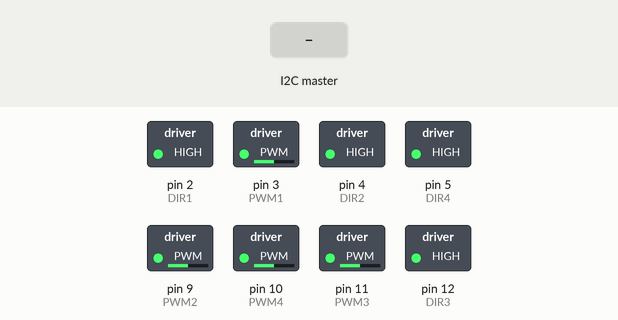
Recording of a sketch running on a simulated Arduino Uno, built with avr-gcc and run on an emulated ATmega328P. Parts: switched loads named in the sketch (green lamp = pin HIGH). The test bench sets the inputs (shaded band). What the sketch prints to the serial monitor is not drawn.

Above: at 3.7 s.
3.8 s: the I2C master sends the byte 90
At 4.2 s:
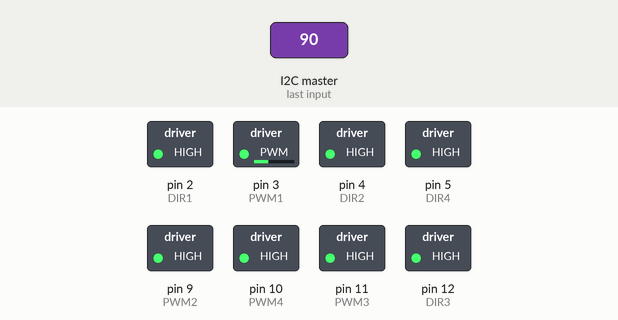
5.8 s: the I2C master sends the byte 1
At 6.2 s:
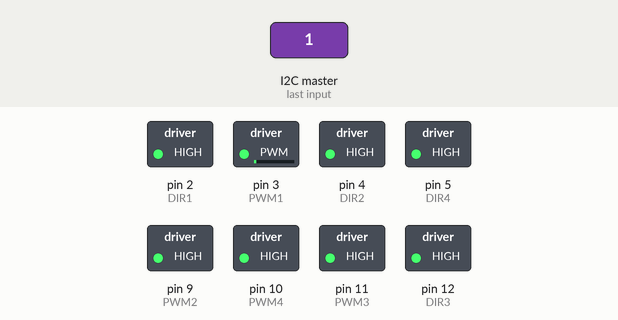
7.8 s: the I2C master sends the byte 0
At 9.2 s:
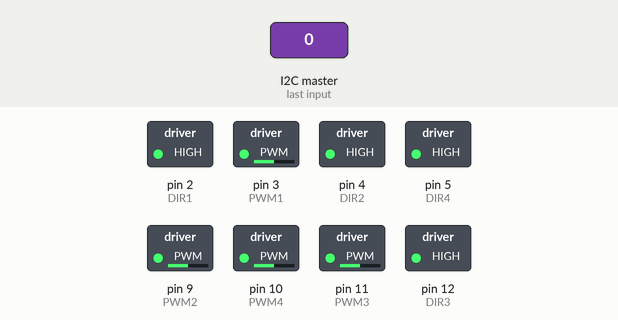
9.8 s: the I2C master sends the byte 200
At 10.2 s:
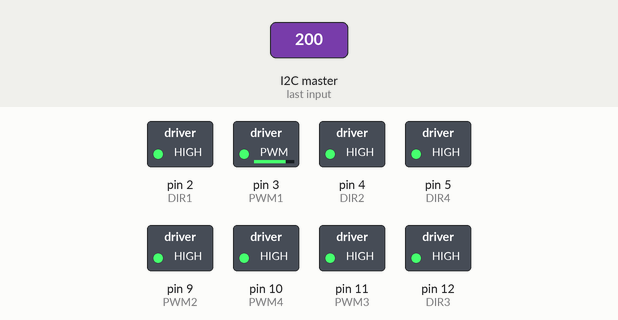
Timing chart, 0 to 12.8 s (numbered marks = the images above; inputs shaded):
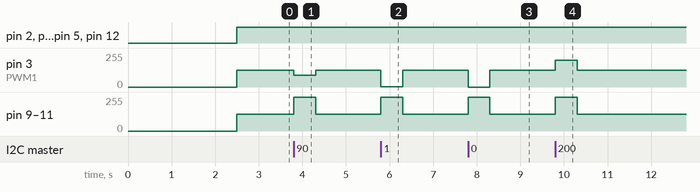

Measured:
- after the input at 3.8 s, pin 3 (PWM1): 127/255 → 90/255 at once, → 127/255 0.50 s later; pin 9 (PWM2), pin 10 (PWM4), pin 11 (PWM3): 127/255 → 255/255 at once, → 127/255 0.50 s later
- after the input at 5.8 s, pin 3 (PWM1): 127/255 → 1/255 at once, → 127/255 0.50 s later; pin 9 (PWM2), pin 10 (PWM4), pin 11 (PWM3): 127/255 → 255/255 at once, → 127/255 0.50 s later
- after the input at 7.8 s, pin 3 (PWM1): 127/255 → 0/255 at once, → 127/255 0.50 s later; pin 9 (PWM2), pin 10 (PWM4), pin 11 (PWM3): 127/255 → 255/255 at once, → 127/255 0.50 s later
- after the input at 9.8 s, pin 3 (PWM1): 127/255 → 200/255 at once, → 127/255 0.50 s later; pin 9 (PWM2), pin 10 (PWM4), pin 11 (PWM3): 127/255 → 255/255 at once, → 127/255 0.50 s later

The sketch:

motorBoard_LAF.ino
```cpp
#include<Wire.h>
#include"G2Motor_LAF.h"
#include"i2cSlaveReceiver.h"

const int I2C_ADDRESS = 1;
const int CEASETIME_MS = 500;

G2Motor Motor12;

byte pwm1, pwm2, pwm3, pwm4;
unsigned long CeaseCounter;
bool flag;

void setup() {
  delay(2500);
  Wire.begin(I2C_ADDRESS);
  Wire.onReceive(ReceiveEvent);
  Serial.begin(115200);
  Motor12.SetPWMFrequency();
}

void loop() {

  if (flag) {

    CeaseCounter = millis();
    flag = false;
  }
  else {
    if ((millis() - CeaseCounter) > CEASETIME_MS) {
      pwm1 = pwm2 = pwm3 = pwm4 = 127;
    }
  }

  Motor12.Run(1, pwm1);
  Motor12.Run(2, pwm2);
  Motor12.Run(3, pwm3);
  Motor12.Run(4, pwm4);

  Show();
}

void ReceiveEvent(int hoge) {
  while (Wire.available()) {
    flag = true;
    pwm1 = Wire.read();
    pwm2 = Wire.read();
    pwm3 = Wire.read();
    pwm4 = Wire.read();
  }
}

void Show() {
  Serial.print("1:");  Serial.print(pwm1); Serial.print("\t");
  Serial.print("2:");  Serial.print(pwm2); Serial.print("\t");
  Serial.print("3:");  Serial.print(pwm3); Serial.print("\t");
  Serial.print("4:");  Serial.println(pwm4);
}
```

G2Motor_LAF.h
```cpp
#pragma once

/*    Locked Anti Phase    */

const int DIR1 = 2;
const int DIR2 = 4;
const int DIR3 = 12;
const int DIR4 = 5;

const int PWM1 = 3;
const int PWM2 = 9;
const int PWM3 = 11;
const int PWM4 = 10;

class G2Motor {
  public:

    G2Motor() {
      pinMode(DIR1, OUTPUT);
      pinMode(DIR2, OUTPUT);
      pinMode(DIR3, OUTPUT);
      pinMode(DIR4, OUTPUT);

      pinMode(PWM1, OUTPUT);
      pinMode(PWM2, OUTPUT);
      pinMode(PWM3, OUTPUT);
      pinMode(PWM4, OUTPUT);
    }

    void Run(byte port,byte PWM) {
      switch (port) {
        case 1:
              digitalWrite(DIR1, HIGH);
              analogWrite(PWM1, PWM);
              break;
        case 2:
              digitalWrite(DIR2, HIGH);
              analogWrite(PWM2, PWM);
              break;
        case 3:
              digitalWrite(DIR3, HIGH);
              analogWrite(PWM3, PWM);
              break;
        case 4:
              digitalWrite(DIR4, HIGH);
              analogWrite(PWM4, PWM);
              break;
      }
    }


     void SetPWMFrequency() {
      TCCR1B = (TCCR1B & 0b11111000) | 0x01;
      TCCR2B = (TCCR2B & 0b11111000) | 0x01;
    }


};
```

i2cSlaveReceiver.h
```cpp
#pragma once

class i2cSlaveReceiver {
  private:

    const int i2c_address;
    byte *data;
    int Size;

  public:

    i2cSlaveReceiver(const int address, int array_size): i2c_address(address) {
      data = new byte[array_size];
      Size=array_size;

      for (int i = 0; i < array_size; i++) {
        data[i] = 0;
      }
    }

    virtual ~i2cSlaveReceiver(){
      delete[] data;
    }

    void Update(){
      while(Wire.available()>=Size){
         for(int i=0;i<Size;i++)
         data[i]=Wire.read();
      }
    }

   void Show(){
      for(int i=0;i<Size;i++){
         Serial.print(data[i]); Serial.print("\t");
      }
      Serial.println("");
   }
};
```
